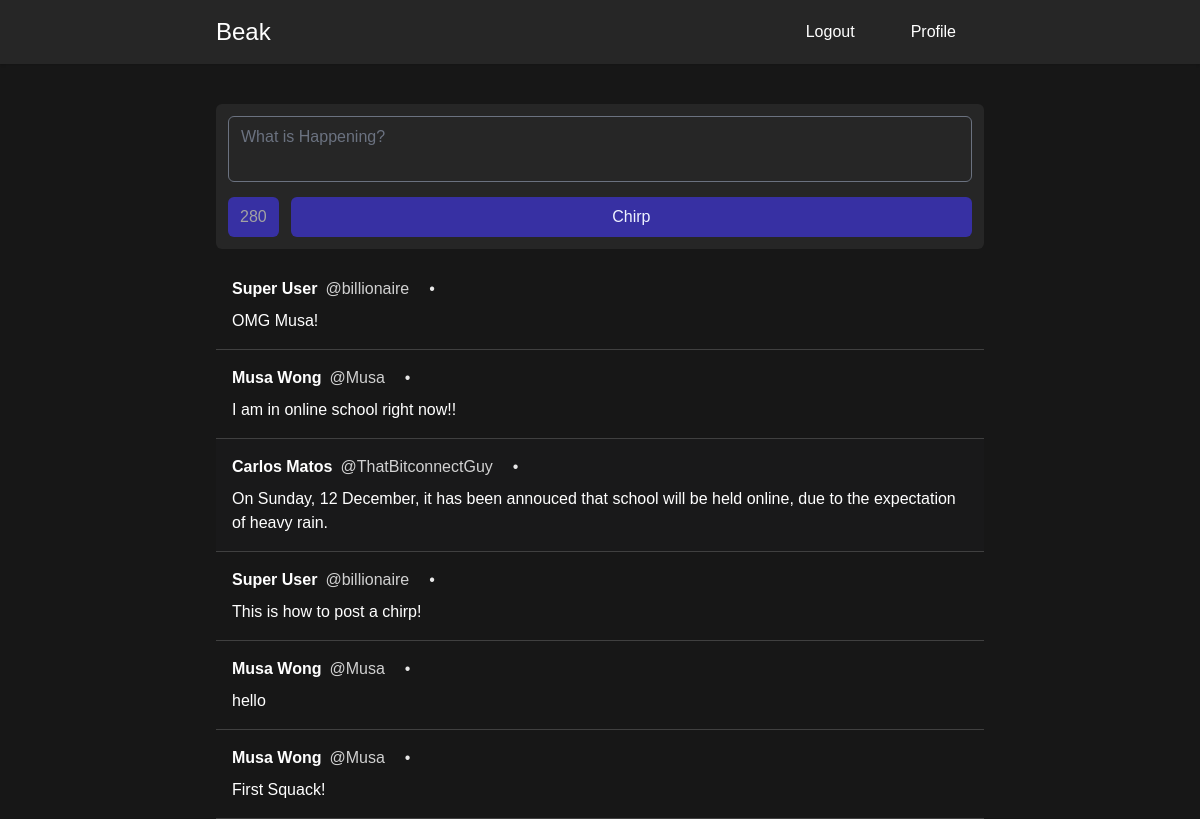
Page / (signed in) on the committed database.
### chirps/models.py (models this page shows)
class Chirp(models.Model):
    id = ShortUUIDField(primary_key=True)
    content = models.TextField(max_length=280)
    date_chirped = models.DateTimeField(default=timezone.now)
    author = models.ForeignKey(User, on_delete=models.CASCADE)

### ui/views.py (the view)
# urls.py: 2. Add a URL to urlpatterns:  path('', views.home, name='home')
def home(request):
    user = request.user
    if request.method == "POST":
        form = CreateChirpForm(request.POST)
        if form.is_valid:
            content = request.POST.get("content")
            chirp = Chirp(content=content, author=user)
            chirp.save()
            messages.success(
                request, "Chirped Successfully")
            return redirect("ui-home")
    else:
        form = CreateChirpForm()
    context = {"chirps": Chirp.objects.order_by('date_chirped').reverse(), "form": form}
    return render(request, "ui/home.html", context)

### chirps/forms.py
class CreateChirpForm(forms.ModelForm):
    content = forms.CharField(max_length=280,
                              widget=forms.Textarea(
                                  attrs={
                                      "class": "w-full rounded-md dark:bg-neutral-800 dark:text-white dark:placeholder:text-white resize-none",
                                      "rows": "2",
                                      "placeholder": "What is Happening?",
                                      "x-model": "content"  # alpine.js
                                  }
                              )
                              )
    class Meta:
        model = Chirp
        fields = ('content',)

### ui/templates/ui/home.html
{% extends "ui/base.html" %} {% block content %}
{% if user.is_authenticated %}
{% include 'chirps/create_chirp.html' %}
{% endif %}
<div>
  {% for chirp in chirps %}
  {% include 'chirps/chirp_component.html' %}
  <hr />
  {% endfor %}
</div>
{% endblock content %}

### chirps/templates/chirps/create_chirp.html (shortened to what this page needs)
<div
    x-data="{ content: '', limit: '280', get remaining() { return this.limit - this.content.length } }" class="mb-3">
    <form method="POST">
        <div class="bg-neutral-800 p-3 rounded-md">
            {{ form.content }}
            <div class="flex items-center relative gap-3 mt-2 w-full">
                <p x-text="remaining"
                    class="py-2 px-3 text-neutral-400 bg-indigo-800 rounded-md"></p>
                <button type="submit"
                    class="p-2 rounded-md bg-indigo-800 hover:bg-indigo-900 text-indigo-50 hover:text-white transition-colors w-full">Chirp</button>
            </div>
        </div>
    </form>
</div>

### chirps/templates/chirps/chirp_component.html (shortened to what this page needs)
<article
onclick="window.location.href = '{% url 'view-chirp' username=chirp.author id=chirp.id %}';"
  class="p-4 cursor-pointer {% if chirp.author == user %}bg-neutral-200 dark:bg-zinc-800 dark:bg-opacity-20{% endif %} hover:bg-neutral-200 dark:hover:bg-neutral-800 hover:bg-opacity-30 dark:hover:bg-opacity-30 transition-colors"
  x-data="{ date: dayjs('{{ chirp.date_chirped|date:'c' }}').fromNow() }" @click="console.log('hello world')">
  <div class="flex items-center gap-5 mb-2">
    <div class="flex gap-2">
      <a href="{% url 'profile' chirp.author %}" class="font-bold hover:underline">{{ chirp.author.get_full_name }}</a>
      <p class="opacity-80">@{{ chirp.author.username }}</p>
    </div>
    <p class="opacity-90">&#x2022;</p>
  </div>
  <h1>{{ chirp.content }}</h1>
</article>

### rows in the picture
Chirp: author.get_full_name "Super User", author.username "billionaire", content "OMG Musa!"
Chirp: author.get_full_name "Musa Wong", author.username "Musa", content "I am in online school right now!!"
Chirp: author.get_full_name "Carlos Matos", author.username "ThatBitconnectGuy", content "On Sunday, 12 December, it has been annouced that school will be held online, due to the expectation of heavy rain."
Chirp: author.get_full_name "Super User", author.username "billionaire", content "This is how to post a chirp!"
Chirp: author.get_full_name "Musa Wong", author.username "Musa", content "hello"
Chirp: author.get_full_name "Musa Wong", author.username "Musa", content "First Squack!"
